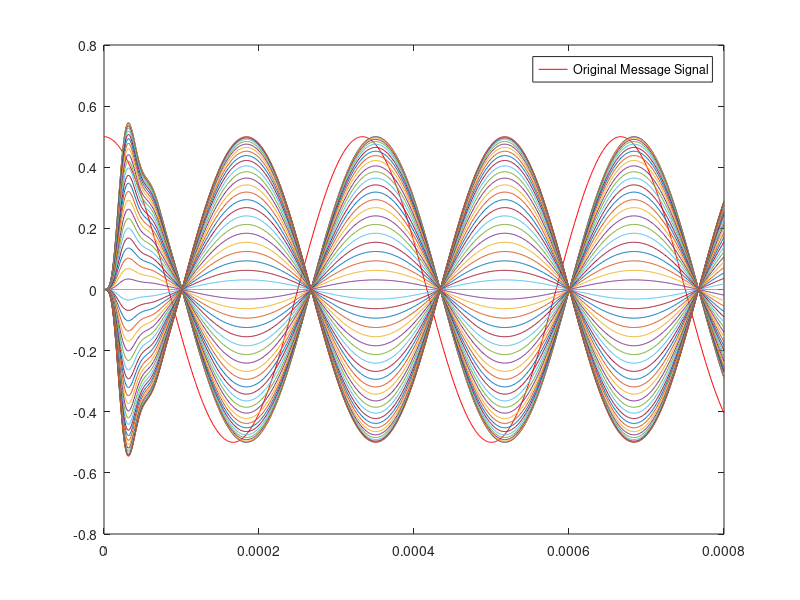
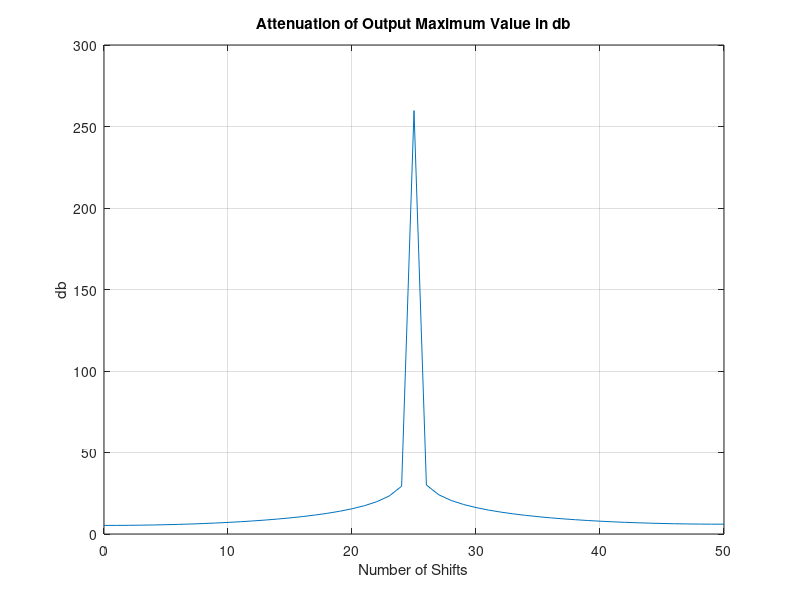

Reproduce these figures in MATLAB, in order.
% L.B.I.P Thilakasiri - E/16/367
% EE357 Communication Systems: Laboratary 01 - DSB-SC Section III

% general specifications
ac = 1;
am = 0.5;
fs = 1000000;                         
t1 = 0:1/fs:8/10000;  
len = length(t1);
fm = 3000;
fc = 250*1000;
fn = fs/len;
ff = -fs/2:fn:fs/2-fn;

% signal specifications
mt = am*cos(2*pi*fm.*t1);              
wc = 2*pi*fc;
ct = ac*cos(wc.*t1);
st = ac.*(mt).*cos(wc.*t1);

% vector to save the index values
ind = zeros(1,50);
% vector to store db difference between i/p & o/p signals
db = zeros(1,50);

figure(1)
plot(t1,mt,'r');
hold on;

for i = 0:(pi/50):pi
    x = (round(i*50/pi));
    ind(x+1) = x;
    ct2 = ac*cos(wc.*t1 + i);
    et = 2*ct2.*st;
    cof = 30000/(fs/2);               
    order = 5;
    [b,a] = butter(order,cof);
    fot = filter(b,a,et);    %filter output signal t-domain 
    plot(t1,fot);
    legend("Original Message Signal");
    hold on;
    db(x+1) = 20*log10(1/max(fot));
end

% percentage shifts and db difference plots
figure(2)
plot(ind, db);
xlabel('Number of Shifts')
ylabel('db')
title("Attenuation of Output Maximum Value in db");
grid on;
